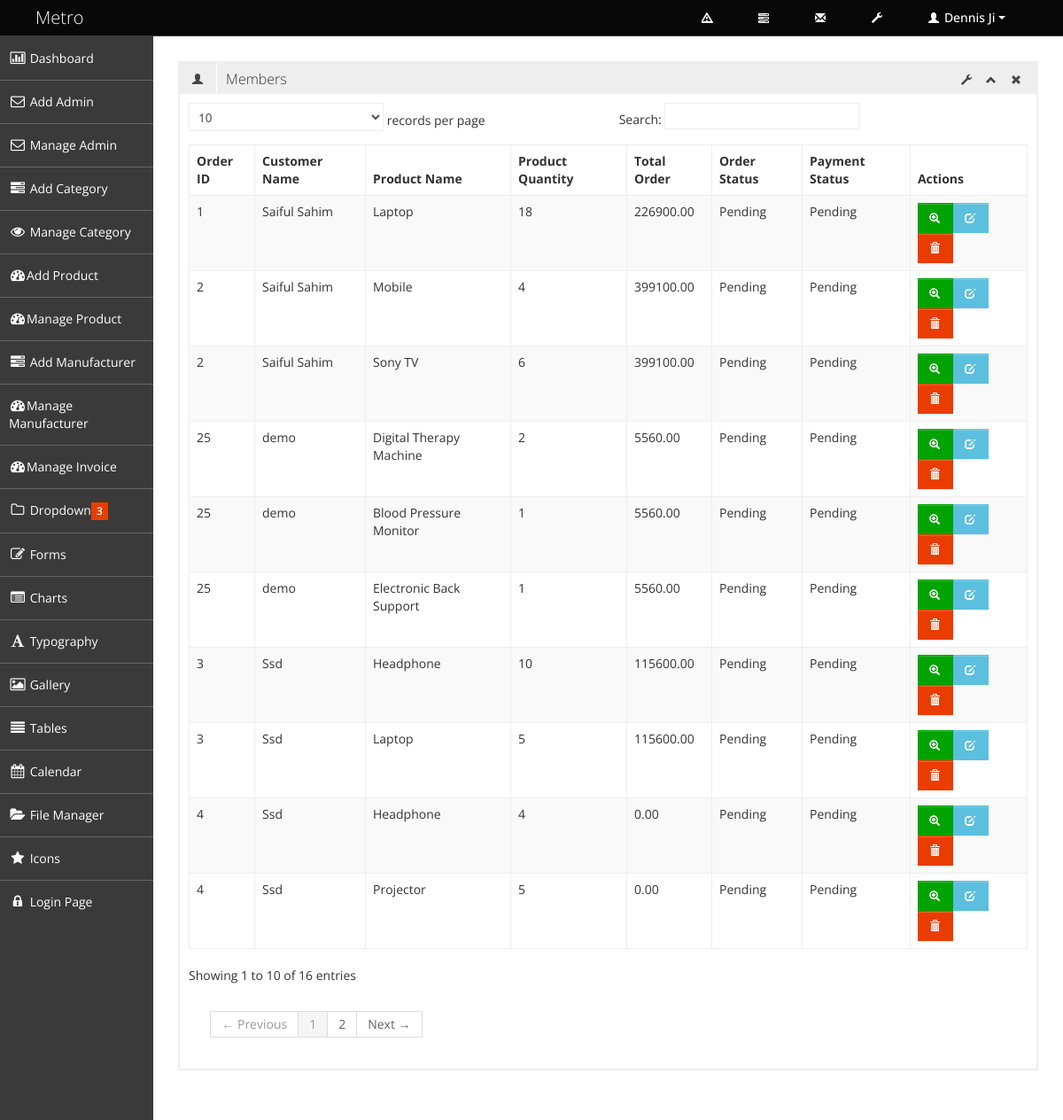
Screenshot of /index.php/invoice/manage_invoice with the database file from the repository.
### tables this page shows
CREATE TABLE `tbl_order` (
  `order_id` int(11) NOT NULL,
  `customer_id` int(11) NOT NULL,
  `shipping_id` int(11) NOT NULL,
  `payment_id` int(11) NOT NULL,
  `order_total` float(10,2) NOT NULL,
  `order_status` varchar(20) NOT NULL DEFAULT 'Pending',
  `order_date` timestamp NOT NULL DEFAULT CURRENT_TIMESTAMP
);

CREATE TABLE `order_details` (
  `order_details_id` int(5) NOT NULL,
  `order_id` int(5) NOT NULL,
  `product_id` int(5) NOT NULL,
  `product_name` varchar(100) NOT NULL,
  `product_price` float(10,2) NOT NULL,
  `product_sales_quantity` int(3) NOT NULL
);

CREATE TABLE `customer` (
  `customer_id` int(11) NOT NULL,
  `customer_name` varchar(50) NOT NULL,
  `email_address` varchar(100) NOT NULL,
  `password` varchar(32) NOT NULL,
  `mobile_number` varchar(11) NOT NULL,
  `address` text NOT NULL,
  `city` varchar(50) NOT NULL,
  `country` varchar(50) NOT NULL,
  `zip_code` int(5) NOT NULL
);

CREATE TABLE `payment` (
  `payment_id` int(11) NOT NULL,
  `payment_type` varchar(20) NOT NULL,
  `payment_status` varchar(20) NOT NULL DEFAULT 'Pending',
  `payment_date_time` timestamp NOT NULL DEFAULT CURRENT_TIMESTAMP,
  `comments` text NOT NULL
);

### application/controllers/Invoice.php (called while the page is built, shortened)
<?php
class Invoice extends CI_Controller{
    function __construct()
    {
        $this->load->model('invoice_model');
    }
    public function manage_invoice()
    {
        $data= array();
        $data['all_invoice'] = $this->invoice_model->select_all_invoice();
        $data['dashboard'] = $this->load->view('admin/admin_pages/manage_invoice', $data, TRUE);
        $this->load->view('admin/admin_master', $data);
    }
}

### index.php (called while the page is built, shortened)
<?php
require_once BASEPATH.'core/CodeIgniter.php';

### application/models/Invoice_model.php (called while the page is built, shortened)
<?php
class Invoice_model extends CI_Model
{
    public function select_all_invoice()
    {
        $sql = $this->db->select('*')
            ->from('tbl_order')
            ->join('customer', 'customer.customer_id= tbl_order.customer_id')
            ->join('shipping', 'shipping.shipping_id = tbl_order.shipping_id')
            ->join('order_details', 'order_details.order_id = tbl_order.order_id')
            ->join('payment', 'payment.payment_id = tbl_order.payment_id')
            ->get()
            ->result();
        return $sql;
    }
}

### application/views/admin/admin_pages/manage_invoice.php (the view, shortened to what this page needs)
<div id="invoiceReport">
<div class="row-fluid sortable">
    <div class="box span12">
        <div class="box-header" data-original-title>
            <h2><i class="halflings-icon user"></i><span class="break"></span>Members</h2>
            <div class="box-icon">
                <a href="#" class="btn-setting"><i class="halflings-icon wrench"></i></a>
                <a href="#" class="btn-minimize"><i class="halflings-icon chevron-up"></i></a>
                <a href="#" class="btn-close"><i class="halflings-icon remove"></i></a>
            </div>
        </div>
        <div class="box-content">
            <table class="table table-striped table-bordered bootstrap-datatable datatable">
                <thead>
                <tr>
                    <th>Order ID</th>
                    <th>Customer Name</th>
                    <th>Product Name</th>
                    <th>Product  Quantity</th>
                    <th>Total Order</th>
                    <th>Order Status</th>
                    <th>Payment Status</th>
                    <th>Actions</th>
                </tr>
                </thead>
                <tbody>
                <?php foreach ($all_invoice as $v_invoice){ ?>
                    <tr>
                        <td><?php echo $v_invoice->order_id?></td>
                        <td><?php echo $v_invoice->customer_name?></td>
                        <td><?php echo $v_invoice->product_name?></td>
                        <td><?php echo $v_invoice->product_sales_quantity?></td>
                        <td><?php echo $v_invoice->order_total?></td>
                        <td><?php echo $v_invoice->order_status?></td>
                        <td><?php echo $v_invoice->payment_status?></td>
                        <td>
                            <a class="btn btn-success" href="<?php echo base_url()?>invoice/view_invoice/<?php echo $v_invoice->order_id?>" title="View Invoice"><i class="halflings-icon white zoom-in"></i>
                                <a class="btn btn-info" href="<?php echo base_url()?>edit-invoice/<?php echo $v_invoice->order_id?>">
                                    <i class="halflings-icon white edit"></i>
                                </a>
                                <a class="btn btn-danger" onclick='return confirm_delete()' href="<?php echo base_url()?>delete-invoice/<?php echo $v_invoice->order_id?>" title="Delete">
                                    <i class="halflings-icon white trash"></i>
                                </a>
                        </td>
                    </tr>
                <?php }?>
                </tbody>
            </table>
        </div>
    </div>
</div>
</div>

### asset/admin_asset/css/style.css (style rules this page uses)
body { background: #F5F5F5; color: #333; border: none; font-family: 'Open Sans', sans-serif; font-weight: 400; }
h2 { font-size: 16px; line-height: 16px; }
.box { border: 2px solid #eee; background: #fff !important; margin-bottom: 28px; }
.box-header { height: 16px; font-size: 16px; line-height: 16px; padding: 10px; background: #eee; -webkit-box-shadow: none; -moz-box-shadow: none; box-shadow: none; overflow: hidden; }
.box-header h2 { float:left; margin-top: 0px; font-weight: 300; }
.box-header h2 i { margin: 0px 3px 0px 4px; opacity: .8; filter: alpha(opacity=80); -ms-filter:"progid:DXImageTransform.Microsoft.Alpha(Opacity=80)"; }
.box-header .box-icon { float:right; margin-top: 1px; }
.box-header .box-icon i { -webkit-transition: all 0.1s ease-in-out; -moz-transition: all 0.1s ease-in-out; -o-transition: all 0.1s ease-in-out; -ms-transition: all 0.1s ease-in-out; transition: all 0.1s ease-in-out; opacity: .8; filter: alpha(opacity=80); -ms-filter:"progid:DXImageTransform.Microsoft.Alpha(Opacity=80)"; }
.box-header .box-icon a { margin: 0px 5px; }
.box-content { position: relative; z-index: 50; margin-top: -1px; padding: 10px; background: #fff !important; }
.btn { display: inline-block; padding: 6px 12px; margin-bottom: 0; font-size: 14px; font-weight: 500; line-height: 20px; text-align: center; white-space: nowrap; vertical-align: middle; cursor: pointer; border: 1px solid #a7a9aa; -webkit-border-radius: 0px !important; border-radius: 0px !important; }
.btn i { margin-top: 2px; }
.btn { color: #ffffff; background-color: #a7a9aa; border-color: #a7a9aa; background-image: none; filter: none; text-shadow: none; }
.btn-danger { background-color: #EB3C00; border-color: #EB3C00; }
.btn-success { background-color: #00A300; border-color: #00A300; }
.btn-info { background-color: #5bc0de; border-color: #5bc0de; }
.table th, .table td { border-top: 1px solid #eee; }
.table-bordered { border-color: #eee; -webkit-border-radius: 0px !important; -moz-border-radius: 0px !important; border-radius: 0px !important; }
.table-bordered th, .table-bordered td { border-left: 1px solid #eee; }
.table-bordered thead:first-child tr:first-child > th:first-child, .table-bordered tbody:first-child tr:first-child > td:first-child, .table-bordered tbody:first-child tr:first-child > th:first-child { -webkit-border-radius: 0px !important; -moz-border-radius: 0px !important; border-radius: 0px !important; }
.table-bordered thead:first-child tr:first-child > th:last-child, .table-bordered tbody:first-child tr:first-child > td:last-child, .table-bordered tbody:first-child tr:first-child > th:last-child { -webkit-border-radius: 0px !important; -moz-border-radius: 0px !important; border-radius: 0px !important; }
.table-bordered thead:last-child tr:last-child > th:first-child, .table-bordered tbody:last-child tr:last-child > td:first-child, .table-bordered tbody:last-child tr:last-child > th:first-child, .table-bordered tfoot:last-child tr:last-child > td:first-child, .table-bordered tfoot:last-child tr:last-child > th:first-child { -webkit-border-radius: 0px !important; -moz-border-radius: 0px !important; border-radius: 0px !important; }
.table-bordered thead:last-child tr:last-child > th:last-child, .table-bordered tbody:last-child tr:last-child > td:last-child, .table-bordered tbody:last-child tr:last-child > th:last-child, .table-bordered tfoot:last-child tr:last-child > td:last-child, .table-bordered tfoot:last-child tr:last-child > th:last-child { -webkit-border-radius: 0px !important; -moz-border-radius: 0px !important; border-radius: 0px !important; }

### asset/admin_asset/css/halflings.css (style rules this page uses)
html, html .halflings { -webkit-font-smoothing: antialiased !important; }
.halflings-icon { display: inline-block; width: 14px; height: 14px; line-height: 14px; vertical-align: text-top; background-image: url(../img/glyphicons_halflings.svg); background-position: 0 0; background-repeat: no-repeat; vertical-align: top; *display: inline; *zoom: 1; *margin-right: .3em; }
.halflings-icon.white { background-image: url(../img/glyphicons_halflings-white.svg); }
.halflings-icon.user { background-position: -168px 0; }
.halflings-icon.remove { background-position: -312px 0; }
.halflings-icon.zoom-in { background-position: -336px 0; }
.halflings-icon.trash { background-position: -456px 0; }
.halflings-icon.edit { background-position: -96px -72px; }
.halflings-icon.chevron-up { background-position: -288px -120px; }
.halflings-icon.wrench { background-position: -360px -144px; }

### rows the page displays
tbl_order: order_details.order_id "1", customer.customer_name "Saiful Sahim", order_details.product_name "Laptop", order_details.product_sales_quantity "18", order_total "226900.00", order_status "Pending", payment.payment_status "Pending"
tbl_order: order_details.order_id "2", customer.customer_name "Saiful Sahim", order_details.product_name "Mobile", order_details.product_sales_quantity "4", order_total "399100.00", order_status "Pending", payment.payment_status "Pending", order_details.product_name "Sony TV", order_details.product_sales_quantity "6"
tbl_order: order_details.order_id "3", customer.customer_name "Ssd", order_details.product_name "Headphone", order_details.product_sales_quantity "10", order_total "115600.00", order_status "Pending", payment.payment_status "Pending", order_details.product_name "Laptop", order_details.product_sales_quantity "5"
tbl_order: order_details.order_id "4", customer.customer_name "Ssd", order_details.product_name "Headphone", order_details.product_sales_quantity "4", order_total "0.00", order_status "Pending", payment.payment_status "Pending", order_details.product_name "Projector", order_details.product_sales_quantity "5"
tbl_order: order_details.order_id "25", customer.customer_name "demo", order_details.product_name "Digital Therapy Machine", order_details.product_sales_quantity "2", order_total "5560.00", order_status "Pending", payment.payment_status "Pending", order_details.product_name "Blood Pressure Monitor", order_details.product_sales_quantity "1", order_details.product_name "Electronic Back Support"
